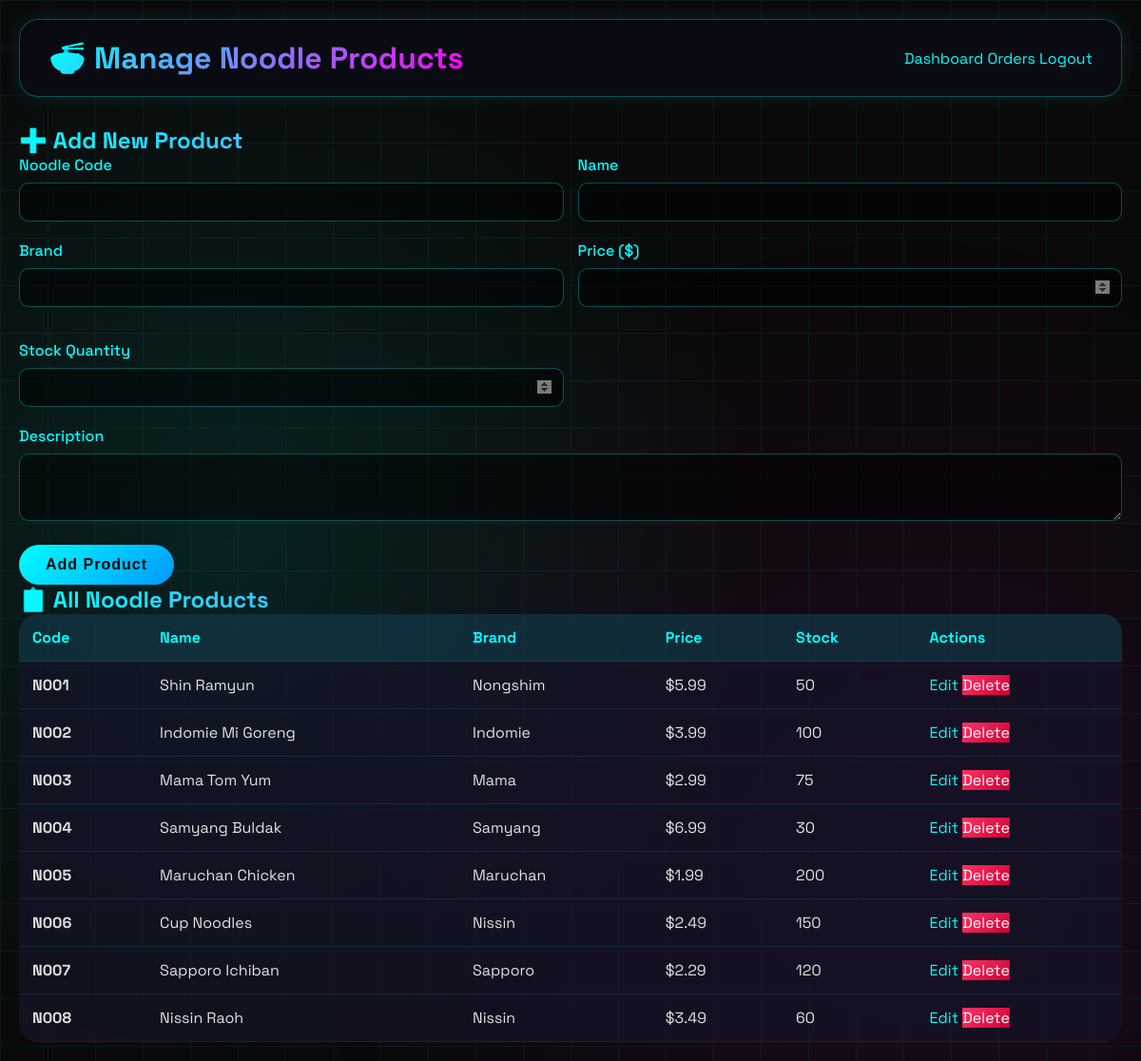
/admin/products.php (signed in), run on the app's committed database.
### tables this page shows
CREATE TABLE noodles (
    id INT AUTO_INCREMENT PRIMARY KEY,
    code VARCHAR(20) UNIQUE NOT NULL,
    name VARCHAR(100) NOT NULL,
    brand VARCHAR(50),
    price DECIMAL(10,2) NOT NULL,
    stock INT DEFAULT 0,
    image VARCHAR(255),
    description TEXT,
    created_at TIMESTAMP DEFAULT CURRENT_TIMESTAMP
);

### admin/products.php (the view, shortened to what this page needs)
<?php
require_once '../includes/functions.php';
$products = $conn->query("SELECT * FROM noodles ORDER BY code");
?>
<!DOCTYPE html>
<html lang="en">
<head>
    <link rel="stylesheet" href="../assets/style.css">
</head>
<body>
    <div class="container">
        <header>
            <h1>🍜 Manage Noodle Products</h1>
            <nav>
                <a href="index.php">Dashboard</a>
                <a href="orders.php">Orders</a>
                <a href="../logout.php">Logout</a>
            </nav>
        </header>
        <div class="admin-layout">
            <div class="add-product-form">
                <h2><?php echo isset($edit_product) ? '✏️ Edit Product' : '➕ Add New Product'; ?></h2>
                <form method="POST">
                    <div class="form-row">
                        <div class="form-group">
                            <label>Noodle Code</label>
                            <input type="text" name="code" value="<?php echo isset($edit_product) ? htmlspecialchars($edit_product['code']) : ''; ?>" required>
                        </div>
                        <div class="form-group">
                            <label>Name</label>
                            <input type="text" name="name" value="<?php echo isset($edit_product) ? htmlspecialchars($edit_product['name']) : ''; ?>" required>
                        </div>
                    </div>
                    <div class="form-row">
                        <div class="form-group">
                            <label>Brand</label>
                            <input type="text" name="brand" value="<?php echo isset($edit_product) ? htmlspecialchars($edit_product['brand']) : ''; ?>">
                        </div>
                        <div class="form-group">
                            <label>Price ($)</label>
                            <input type="number" step="0.01" name="price" value="<?php echo isset($edit_product) ? $edit_product['price'] : ''; ?>" required>
                        </div>
                        <div class="form-group">
                            <label>Stock Quantity</label>
                            <input type="number" name="stock" value="<?php echo isset($edit_product) ? $edit_product['stock'] : ''; ?>" required>
                        </div>
                    </div>
                    <div class="form-group">
                        <label>Description</label>
                        <textarea name="description" rows="3"><?php echo isset($edit_product) ? htmlspecialchars($edit_product['description']) : ''; ?></textarea>
                    </div>
                    <button type="submit" name="<?php echo isset($edit_product) ? 'update_product' : 'add_product'; ?>" class="btn btn-primary">
                        <?php echo isset($edit_product) ? 'Update Product' : 'Add Product'; ?>
                    </button>
                </form>
            </div>
            <div class="products-list">
                <h2>📋 All Noodle Products</h2>
                <table class="data-table">
                    <thead>
                        <tr>
                            <th>Code</th>
                            <th>Name</th>
                            <th>Brand</th>
                            <th>Price</th>
                            <th>Stock</th>
                            <th>Actions</th>
                        </tr>
                    </thead>
                    <tbody>
                        <?php while ($product = $products->fetch_assoc()): ?>
                        <tr class="<?php echo $product['stock'] < 10 ? 'low-stock' : ''; ?>">
                            <td><strong><?php echo htmlspecialchars($product['code']); ?></strong></td>
                            <td><?php echo htmlspecialchars($product['name']); ?></td>
                            <td><?php echo htmlspecialchars($product['brand']); ?></td>
                            <td>$<?php echo number_format($product['price'], 2); ?></td>
                            <td class="<?php echo $product['stock'] < 10 ? 'stock-warning' : ''; ?>">
                                <?php echo $product['stock']; ?>
                            </td>
                            <td>
                                <a href="?edit=<?php echo $product['id']; ?>" class="btn-small">Edit</a>
                                <a href="?delete=<?php echo $product['id']; ?>" class="btn-small btn-danger" onclick="return confirm('Delete this product?')">Delete</a>
                            </td>
                        </tr>
                        <?php endwhile; ?>
                    </tbody>
                </table>
            </div>
        </div>
    </div>
</body>
</html>

### assets/style.css (style rules this page uses)
* { margin: 0; padding: 0; box-sizing: border-box; }
body { font-family: 'Space Grotesk', 'Segoe UI', monospace; background: #0a0a0a; min-height: 100vh; position: relative; color: #e0e0e0; }
body::before { content: ''; position: fixed; top: 0; left: 0; width: 100%; height: 100%; background-image: linear-gradient(rgba(0, 255, 255, 0.05) 1px, transparent 1px), linear-gradient(90deg, rgba(0, 255, 255, 0.05) 1px, transparent 1px); background-size: 50px 50px; pointer-events: none; z-index: 0; }
body::after { content: ''; position: fixed; top: 0; left: 0; width: 100%; height: 100%; background: radial-gradient(circle at 20% 50%, rgba(0, 255, 255, 0.1) 0%, transparent 50%), radial-gradient(circle at 80% 80%, rgba(255, 0, 255, 0.08) 0%, transparent 50%); pointer-events: none; z-index: 0; }
.container { max-width: 1400px; margin: 0 auto; padding: 20px; position: relative; z-index: 1; }
header { background: rgba(10, 10, 20, 0.8); backdrop-filter: blur(10px); border-radius: 20px; padding: 20px 30px; margin-bottom: 30px; border: 1px solid rgba(0, 255, 255, 0.3); box-shadow: 0 0 20px rgba(0, 255, 255, 0.1); display: flex; justify-content: space-between; align-items: center; flex-wrap: wrap; transition: all 0.3s ease; }
.btn { display: inline-block; padding: 12px 28px; border-radius: 40px; text-decoration: none; font-weight: 600; transition: all 0.3s; border: none; cursor: pointer; font-size: 1rem; letter-spacing: 1px; position: relative; overflow: hidden; }
.btn-primary { background: linear-gradient(135deg, #00ffff, #0099ff); color: #0a0a0a; font-weight: bold; }
.btn-danger { background: linear-gradient(135deg, #ff3366, #cc0033); color: white; }
.cart-table, .cart-table-full, .data-table, .orders-table { width: 100%; border-collapse: collapse; }
.cart-table th, .cart-table td, .cart-table-full th, .cart-table-full td, .data-table th, .data-table td, .orders-table th, .orders-table td { padding: 14px; text-align: left; border-bottom: 1px solid rgba(0, 255, 255, 0.1); color: #e0e0e0; }
.form-group { margin-bottom: 20px; }
.form-group label { display: block; margin-bottom: 8px; font-weight: 500; color: #00ffff; }
.form-group input, .form-group select, .form-group textarea { width: 100%; padding: 12px; background: rgba(0, 0, 0, 0.5); border: 1px solid rgba(0, 255, 255, 0.3); border-radius: 10px; color: white; }
.form-row { display: grid; grid-template-columns: 1fr 1fr; gap: 15px; }
.data-table { background: rgba(20, 20, 40, 0.7); border-radius: 20px; overflow: hidden; }
.data-table th { background: rgba(0, 255, 255, 0.1); color: #00ffff; }
a { color: #00ffff; text-decoration: none; }
h1, h2, h3, h4 { background: linear-gradient(135deg, #00ffff, #ff00ff); -webkit-background-clip: text; background-clip: text; color: transparent; }

### data on the page
noodles: code "N001", name "Shin Ramyun", brand "Nongshim", price "5.99", stock "50"
noodles: code "N002", name "Indomie Mi Goreng", brand "Indomie", price "3.99", stock "100"
noodles: code "N003", name "Mama Tom Yum", brand "Mama", price "2.99", stock "75"
noodles: code "N004", name "Samyang Buldak", brand "Samyang", price "6.99", stock "30"
noodles: code "N005", name "Maruchan Chicken", brand "Maruchan", price "1.99", stock "200"
noodles: code "N006", name "Cup Noodles", brand "Nissin", price "2.49", stock "150"
noodles: code "N007", name "Sapporo Ichiban", brand "Sapporo", price "2.29", stock "120"
noodles: code "N008", name "Nissin Raoh", brand "Nissin", price "3.49", stock "60"
